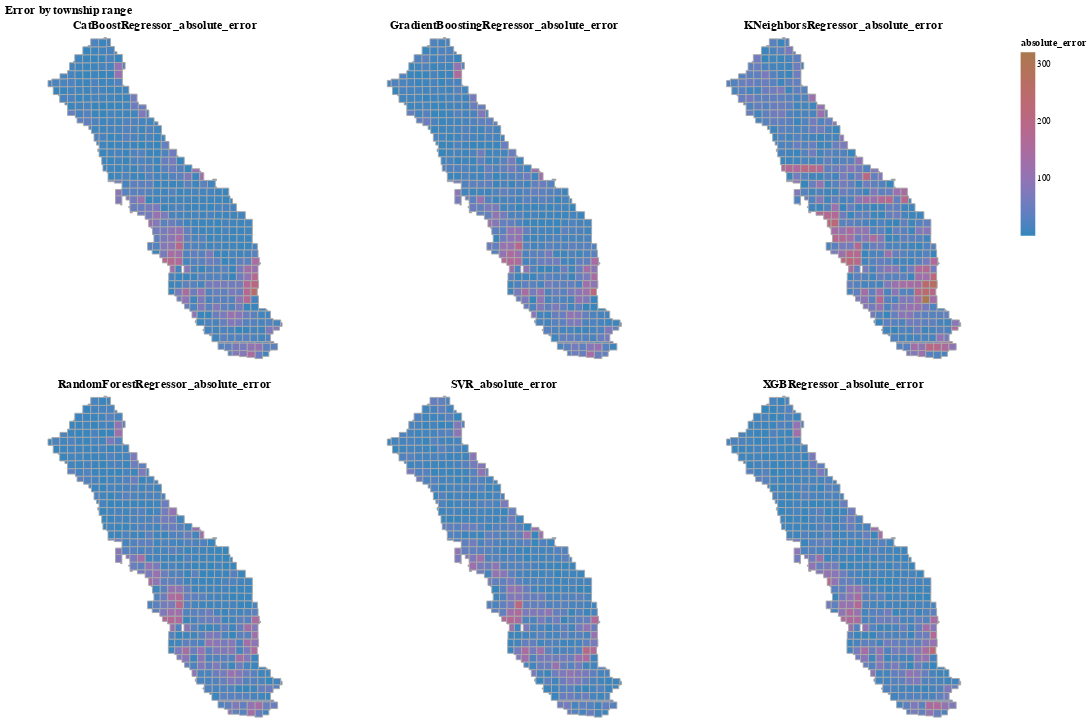

The notebook cell saved with this chart:
### Markdown cell above
### Plotting the error by township range

### Code cell
township_range = TownshipRanges()
township_df = township_range.map_df
model_name_list = list( error_df['model_name'].unique())
errors_by_township_df, _ = chart_model_error_by_township(error_df, model_name_list, error_df.shape[0])
error_township_geo_df = township_df.merge(errors_by_township_df, how="inner", left_on='TOWNSHIP_RANGE', right_on='TOWNSHIP_RANGE')
view_trs_side_by_side(error_township_geo_df, feature= 'model_name', value = 'absolute_error', title = "Error by township range")

### Figure 1 — Vega-Lite specification as saved in the notebook (floating-point values rounded to 4 significant figures; data arrays with more than 128 entries replaced by an {"elided": "..."} marker saying what was removed)
{"config": {"view": {"continuousWidth": 400, "continuousHeight": 300}}, "concat": [{"data": {"name": "data-be8d0584ab73adf804f966e7d6e9d418"}, "mark": {"type": "geoshape", "stroke": "darkgray"}, "encoding": {"color": {"field": "absolute_error", "scale": {"range": ["#3586BD", "#A9784F"]}, "type": "quantitative"}, "tooltip": [{"field": "TOWNSHIP_RANGE", "type": "nominal"}, {"field": "model_name", "type": "nominal"}, {"field": "GSE_GWE_SHIFTED", "type": "quantitative"}, {"field": "absolute_error", "type": "quantitative"}]}, "height": 350, "title": "CatBoostRegressor_absolute_error", "width": 350}, {"data": {"name": "data-14ece2b1ff464e212e9dfdac8aba9f86"}, "mark": {"type": "geoshape", "stroke": "darkgray"}, "encoding": {"color": {"field": "absolute_error", "scale": {"range": ["#3586BD", "#A9784F"]}, "type": "quantitative"}, "tooltip": [{"field": "TOWNSHIP_RANGE", "type": "nominal"}, {"field": "model_name", "type": "nominal"}, {"field": "GSE_GWE_SHIFTED", "type": "quantitative"}, {"field": "absolute_error", "type": "quantitative"}]}, "height": 350, "title": "GradientBoostingRegressor_absolute_error", "width": 350}, {"data": {"name": "data-f795077f8e99c4a33cd0496064b8ce32"}, "mark": {"type": "geoshape", "stroke": "darkgray"}, "encoding": {"color": {"field": "absolute_error", "scale": {"range": ["#3586BD", "#A9784F"]}, "type": "quantitative"}, "tooltip": [{"field": "TOWNSHIP_RANGE", "type": "nominal"}, {"field": "model_name", "type": "nominal"}, {"field": "GSE_GWE_SHIFTED", "type": "quantitative"}, {"field": "absolute_error", "type": "quantitative"}]}, "height": 350, "title": "KNeighborsRegressor_absolute_error", "width": 350}, {"data": {"name": "data-094a710aa3e5cc500f5f8feea454383e"}, "mark": {"type": "geoshape", "stroke": "darkgray"}, "encoding": {"color": {"field": "absolute_error", "scale": {"range": ["#3586BD", "#A9784F"]}, "type": "quantitative"}, "tooltip": [{"field": "TOWNSHIP_RANGE", "type": "nominal"}, {"field": "model_name", "type": "nominal"}, {"field": "GSE_GWE_SHIFTED", "type": "quantitative"}, {"field": "absolute_error", "type": "quantitative"}]}, "height": 350, "title": "RandomForestRegressor_absolute_error", "width": 350}, {"data": {"name": "data-a0b4bcffa3ab352f335e3a8ace8009cb"}, "mark": {"type": "geoshape", "stroke": "darkgray"}, "encoding": {"color": {"field": "absolute_error", "scale": {"range": ["#3586BD", "#A9784F"]}, "type": "quantitative"}, "tooltip": [{"field": "TOWNSHIP_RANGE", "type": "nominal"}, {"field": "model_name", "type": "nominal"}, {"field": "GSE_GWE_SHIFTED", "type": "quantitative"}, {"field": "absolute_error", "type": "quantitative"}]}, "height": 350, "title": "SVR_absolute_error", "width": 350}, {"data": {"name": "data-b787d30c716e6c131caf0f5a90b9d43e"}, "mark": {"type": "geoshape", "stroke": "darkgray"}, "encoding": {"color": {"field": "absolute_error", "scale": {"range": ["#3586BD", "#A9784F"]}, "type": "quantitative"}, "tooltip": [{"field": "TOWNSHIP_RANGE", "type": "nominal"}, {"field": "model_name", "type": "nominal"}, {"field": "GSE_GWE_SHIFTED", "type": "quantitative"}, {"field": "absolute_error", "type": "quantitative"}]}, "height": 350, "title": "XGBRegressor_absolute_error", "width": 350}], "columns": 3, "title": "Error by township range", "$schema": "https://vega.github.io/schema/vega-lite/v4.17.0.json", "datasets": {"data-be8d0584ab73adf804f966e7d6e9d418": {"elided": "478 records"}, "data-14ece2b1ff464e212e9dfdac8aba9f86": {"elided": "478 records"}, "data-f795077f8e99c4a33cd0496064b8ce32": {"elided": "478 records"}, "data-094a710aa3e5cc500f5f8feea454383e": {"elided": "478 records"}, "data-a0b4bcffa3ab352f335e3a8ace8009cb": {"elided": "478 records"}, "data-b787d30c716e6c131caf0f5a90b9d43e": {"elided": "478 records"}}}
